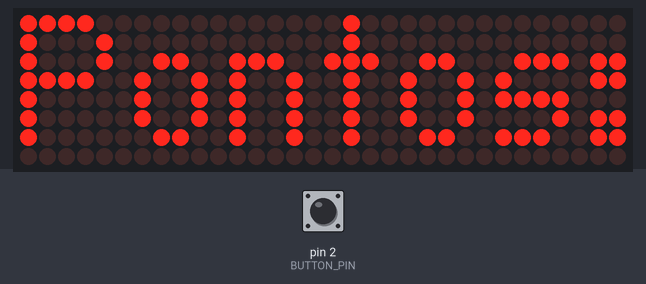
A sketch run on a simulated Arduino Uno, built with avr-gcc and run on an emulated ATmega328P. Parts: 32×8 LED matrix. The inputs (shaded band) are chosen by the test bench; at power-on: pin 2 (BUTTON_PIN) HIGH. Random numbers use the default seed unless the sketch sets one.

Above: at 1.3 s.
1.4 s: pin 2 (BUTTON_PIN) pulled LOW for 0.15 s
Timing chart, 0 to 4.4 s (numbered marks = the images above; inputs shaded):
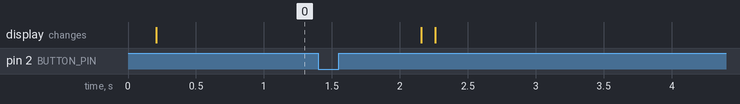

The sketch:

A2_Anagrama_v11.ino
```cpp
// Criado por Marcelo Guilherme Kühl
// Anagrama ver 11
// 23/02/2025
// Componentes: Módulo Display 8x32
// botão tipo Arcade
// Placa Arduíno UNO
#include <MD_Parola.h>
#include <MD_MAX72xx.h>
#include <SPI.h>
#include <OneButton.h>
#include <stdlib.h>
#include <string.h>

// Definições do display
#define HARDWARE_TYPE MD_MAX72XX::FC16_HW
#define MAX_DEVICES 4  // 8x32 = 4 módulos 8x8
#define CLK_PIN   13
#define DATA_PIN  11
#define CS_PIN    10

// Definições do botão
#define BUTTON_PIN 2
OneButton button(BUTTON_PIN, true);

// Inicialização do display
MD_Parola matriz = MD_Parola(HARDWARE_TYPE, CS_PIN, MAX_DEVICES);

// Lista de palavras do MannaBrax
const char* palavras[] = {"Paz", "Amor", "Manna", "LED", "JACK", "PIN", "Game"};
const int totalPalavras = sizeof(palavras) / sizeof(palavras[0]);

char anagrama[15];
char palavraFormada[15];
bool palavraConfirmada = false;
int indiceCursor = 0;
int palavraAtual;
int deslocamento = 0;  // Variável para controlar o deslocamento da palavra formada
int pontuacao = 0;  // Pontuação do jogador
bool palavrasUsadas[totalPalavras] = {false};  // Marca as palavras que já foram usadas

void embaralhar(char *str) {
    int len = strlen(str);
    for (int i = len - 1; i > 0; i--) {
        int j = random(i + 1);
        char temp = str[i];
        str[i] = str[j];
        str[j] = temp;
    }
}

void selecionarPalavra() {
    // Seleciona uma palavra aleatória que não foi usada
    do {
        palavraAtual = random(totalPalavras);
    } while (palavrasUsadas[palavraAtual]);

    strcpy(anagrama, palavras[palavraAtual]);
    embaralhar(anagrama);
    memset(palavraFormada, 0, sizeof(palavraFormada));
    indiceCursor = 0;
    deslocamento = 0;  // Reseta o deslocamento
    palavraConfirmada = false;

    // Marca a palavra como usada
    palavrasUsadas[palavraAtual] = true;

    matriz.displayClear();
    matriz.displayText(anagrama, PA_CENTER, 100, 2000, PA_PRINT, PA_NO_EFFECT);
    matriz.displayAnimate();
}

void atualizarDisplay() {
    // Ajusta a palavra formada para considerar o deslocamento
    char temp[30];
    snprintf(temp, sizeof(temp), "%s [%c]", palavraFormada, anagrama[indiceCursor]);

    // Mover a palavra formada para a esquerda se necessário
    if (strlen(palavraFormada) >= 8) {
        deslocamento = (strlen(palavraFormada) - 7);  // Ajuste o deslocamento
    } else {
        deslocamento = 0;
    }

    // Exibe a palavra formada com o deslocamento
    matriz.displayClear();
    matriz.displayText(temp + deslocamento, PA_CENTER, 100, 2000, PA_PRINT, PA_NO_EFFECT);
    matriz.displayAnimate();
}

void avancarCursor() {
    indiceCursor = (indiceCursor + 1) % strlen(anagrama);
    atualizarDisplay();
}

void selecionarLetra() {
    int len = strlen(palavraFormada);
    if (len < sizeof(palavraFormada) - 1) {
        palavraFormada[len] = anagrama[indiceCursor];
        palavraFormada[len + 1] = '\0';
    }
    atualizarDisplay();

    if (strcmp(palavraFormada, palavras[palavraAtual]) == 0) {
        // Acertou a palavra
        pontuacao++;
        matriz.displayClear();
        matriz.displayText("Acertou! ", PA_CENTER, 100, 1000, PA_PRINT, PA_NO_EFFECT);
        matriz.displayText(palavraFormada, PA_CENTER, 100, 2000, PA_PRINT, PA_NO_EFFECT);
        matriz.displayAnimate();
        delay(2000);  // Delay para mostrar a palavra acertada
        if (pontuacao == totalPalavras) {
            matriz.displayClear();
            matriz.displayText("WINNER", PA_CENTER, 100, 2000, PA_PRINT, PA_NO_EFFECT);
            matriz.displayAnimate();
        } else {
            selecionarPalavra();
        }
    } else if (strlen(palavraFormada) >= strlen(palavras[palavraAtual])) {
        // Errou a palavra
        matriz.displayClear();
        matriz.displayText("Errou!", PA_CENTER, 100, 1000, PA_PRINT, PA_NO_EFFECT);
        matriz.displayText(palavras[palavraAtual], PA_CENTER, 100, 2000, PA_PRINT, PA_NO_EFFECT);
        matriz.displayAnimate();
        delay(2000);  // Delay para mostrar a palavra errada
        selecionarPalavra();
    }
}

void mostrarPontuacao() {
    char pontuacaoTexto[20];
    snprintf(pontuacaoTexto, sizeof(pontuacaoTexto), "Pontos: %d", pontuacao);
    matriz.displayClear();
    matriz.displayText(pontuacaoTexto, PA_CENTER, 100, 2000, PA_PRINT, PA_NO_EFFECT);
    matriz.displayAnimate();
}

void setup() {
    pinMode(BUTTON_PIN, INPUT_PULLUP);
    matriz.begin();
    matriz.setIntensity(3);
    matriz.displayClear();
    delay(100);
    randomSeed(analogRead(0));
    selecionarPalavra();
    button.attachClick(avancarCursor);
    button.attachDoubleClick(selecionarLetra); // Alterado para duplo clique
}

void loop() {
    button.tick();  // Verifica o estado do botão
    if (pontuacao < totalPalavras) {
        mostrarPontuacao();
    } else {
        // Se o jogador acertou todas as palavras, exibe o WINNER
        matriz.displayClear();
        matriz.displayText("WINNER!", PA_CENTER, 100, 2000, PA_PRINT, PA_NO_EFFECT);
        matriz.displayAnimate();
    }
    delay(100);  // Delay para evitar looping rápido e permitir tempo para ver a pontuação
}
```
